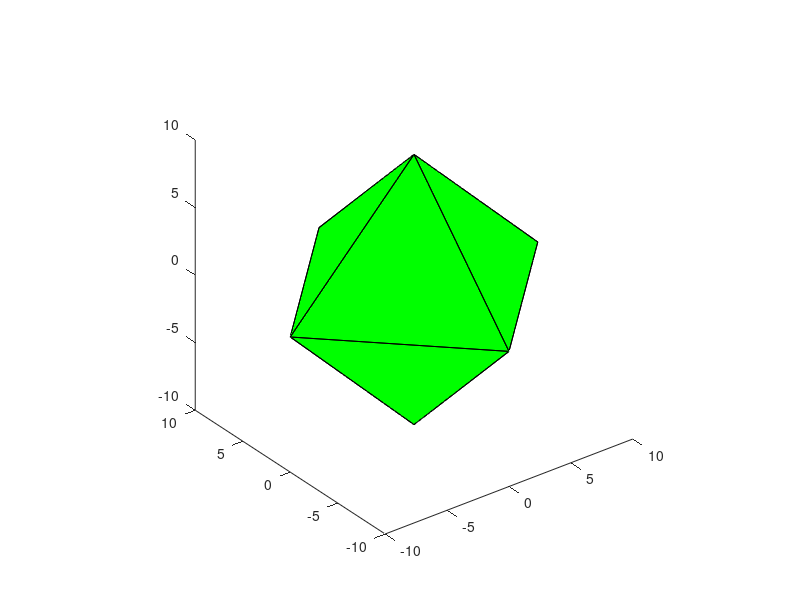

MATLAB code to generate this figure: (Note: this script raises an error after producing the figure.)
% Demonstration of the intersectPlaneMesh function.
%
%   output = demoIntersectPlaneMesh(input)
%
%   Example
%   demoIntersectPlaneMesh
%
%   See also
%
 
% ------
% Author: David Legland
% e-mail: david.legland@inrae.fr
% INRAE - BIA Research Unit - BIBS Platform (Nantes)
% Created: 2021-08-02,    using Matlab 9.10.0.1684407 (R2021a) Update 3
% Copyright 2021 INRAE.


%% Input mesh

% create the mesh
[v, f] = createOctahedron;
v = v * 10;

% draw the mesh
figure; hold on; axis equal; view(3); 
axis([-10 10 -10 10 -10 10]);
drawMesh(v, f, 'g');


%% Input planes
% create a collection of parallel planes

% planedirection is mostly horizontal
normal = [2 3 8];

% choose several origins for planes
origins = [zeros(5, 2) (-8:4:8)'];
nPlanes = size(origins, 1);

% create the planes
planes = zeros(nPlanes, 9);
for i = 1:nPlanes
    planes(i,:) = createPlane(origins(i,:), normal);
end

% draw the lines
drawPlane3d(planes, 'FaceColor', 'blue', 'FaceAlpha', .4);


%% Compute intersections

% allocate array
polySets = cell(1, nPlanes);

% compute intersections
for i = 1:nPlanes
    polys = intersectPlaneMesh(planes(i,:), v, f);
    polySets{i} = polys;
end

% draw intersection points
drawPolygon3d(polySets, 'Color', 'magenta', 'LineWidth', 2);
